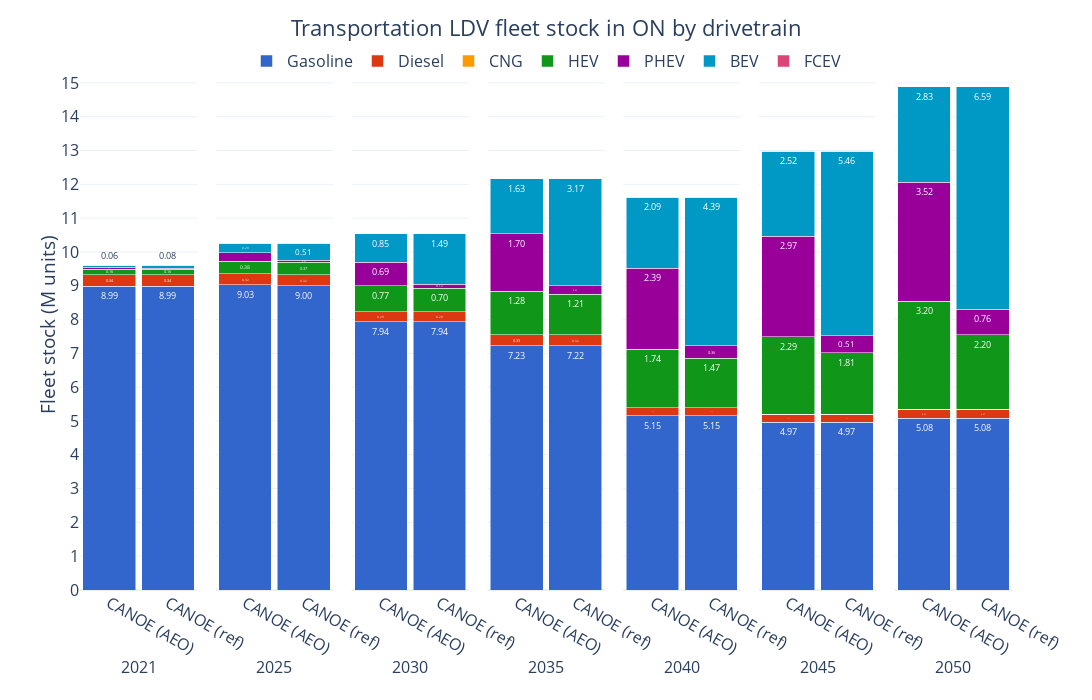

The cell this chart's notebook holds for it:
### Code cell
ref_fig = ref_trncap[ref_trncap['Vehicle Class'].isin(['LDV'])][['Period', 'Vehicle Class', 'Capacity (M units)', 'Carrier']].groupby(['Period', 'Vehicle Class', 'Carrier'], as_index=False).sum()
vanilla_fig = vanilla_trncap[vanilla_trncap['Vehicle Class'].isin(['LDV'])][['Period', 'Vehicle Class', 'Capacity (M units)', 'Carrier']].groupby(['Period', 'Vehicle Class', 'Carrier'], as_index=False).sum()

ref_fig['Carrier'] = pd.Categorical(ref_fig['Carrier'], categories=drivetrain_order, ordered=True)
ref_fig = ref_fig.sort_values(['Carrier', 'Period'])
vanilla_fig['Carrier'] = pd.Categorical(vanilla_fig['Carrier'], categories=drivetrain_order, ordered=True)
vanilla_fig = vanilla_fig.sort_values(['Carrier', 'Period'])

ref_fig['Source'] = 'CANOE (ref)'
vanilla_fig['Source'] = 'CANOE (AEO)'

fig_df = pd.concat([vanilla_fig[['Period', 'Vehicle Class', 'Capacity (M units)', 'Carrier', 'Source']], ref_fig[['Period', 'Vehicle Class', 'Capacity (M units)', 'Carrier', 'Source']]])

fig = px.bar(fig_df, 
             x='Source', 
             y='Capacity (M units)', 
             color='Carrier', 
             barmode='stack', 
             facet_col='Period',
             facet_col_spacing=2E-2,
             template='plotly_white',
             color_discrete_sequence=px.colors.qualitative.G10[:7] + px.colors.qualitative.G10[8:],
             text_auto='.2f',
            #  text='Demand (PJ)_sum'
             width=1100, height=700,
             )

fig.update_layout(title=dict(
        text='Transportation LDV fleet stock in ON by drivetrain',
        x=0.5, 
        y=0.97,
        xanchor='center',
        yanchor='top'
    ),
    xaxis=dict(title='Period'),
    yaxis=dict(title='Fleet stock (M units)',
               dtick=1),
    yaxis_title_standoff=0,
    legend_title_text='',
    bargap=0.1,
    legend=dict(
        orientation='h',  
        yanchor='top',
        y=1.03,  
        xanchor='center',
        x=0.5),
    font=dict(
        # family="Open Sans",
        size=16)
    )

for annotation in fig.layout.annotations:
    annotation.text = annotation.text.split('=')[1]
    annotation.y = -0.12  
    annotation.yanchor = 'top' 

for axis in fig.layout:
    if axis.startswith('yaxis'):
        fig.layout[axis].dtick = 1

for axis in fig.layout:
    if axis.startswith('xaxis'):
        fig.layout[axis].title.text = ''

fig.for_each_trace(lambda trace: trace.update(textfont=dict(size=9)))

fig.show()

### Figure 1 — Plotly figure (JSON) as saved in the notebook; plotly's stock layout.template omitted (floating-point values rounded to 4 significant figures)
{"data": [{"hovertemplate": "Carrier=Gasoline<br>Period=2021<br>Source=%{x}<br>Capacity (M units)=%{y}<extra></extra>", "legendgroup": "Gasoline", "marker": {"color": "#3366CC", "pattern": {"shape": ""}}, "name": "Gasoline", "orientation": "v", "showlegend": true, "textfont": {"size": 9}, "textposition": "auto", "texttemplate": "%{y:.2f}", "type": "bar", "x": ["CANOE (AEO)", "CANOE (ref)"], "xaxis": "x", "y": [8.991, 8.991], "yaxis": "y"}, {"hovertemplate": "Carrier=Gasoline<br>Period=2025<br>Source=%{x}<br>Capacity (M units)=%{y}<extra></extra>", "legendgroup": "Gasoline", "marker": {"color": "#3366CC", "pattern": {"shape": ""}}, "name": "Gasoline", "orientation": "v", "showlegend": false, "textfont": {"size": 9}, "textposition": "auto", "texttemplate": "%{y:.2f}", "type": "bar", "x": ["CANOE (AEO)", "CANOE (ref)"], "xaxis": "x2", "y": [9.029, 8.999], "yaxis": "y2"}, {"hovertemplate": "Carrier=Gasoline<br>Period=2030<br>Source=%{x}<br>Capacity (M units)=%{y}<extra></extra>", "legendgroup": "Gasoline", "marker": {"color": "#3366CC", "pattern": {"shape": ""}}, "name": "Gasoline", "orientation": "v", "showlegend": false, "textfont": {"size": 9}, "textposition": "auto", "texttemplate": "%{y:.2f}", "type": "bar", "x": ["CANOE (AEO)", "CANOE (ref)"], "xaxis": "x3", "y": [7.939, 7.939], "yaxis": "y3"}, {"hovertemplate": "Carrier=Gasoline<br>Period=2035<br>Source=%{x}<br>Capacity (M units)=%{y}<extra></extra>", "legendgroup": "Gasoline", "marker": {"color": "#3366CC", "pattern": {"shape": ""}}, "name": "Gasoline", "orientation": "v", "showlegend": false, "textfont": {"size": 9}, "textposition": "auto", "texttemplate": "%{y:.2f}", "type": "bar", "x": ["CANOE (AEO)", "CANOE (ref)"], "xaxis": "x4", "y": [7.226, 7.22], "yaxis": "y4"}, {"hovertemplate": "Carrier=Gasoline<br>Period=2040<br>Source=%{x}<br>Capacity (M units)=%{y}<extra></extra>", "legendgroup": "Gasoline", "marker": {"color": "#3366CC", "pattern": {"shape": ""}}, "name": "Gasoline", "orientation": "v", "showlegend": false, "textfont": {"size": 9}, "textposition": "auto", "texttemplate": "%{y:.2f}", "type": "bar", "x": ["CANOE (AEO)", "CANOE (ref)"], "xaxis": "x5", "y": [5.148, 5.152], "yaxis": "y5"}, {"hovertemplate": "Carrier=Gasoline<br>Period=2045<br>Source=%{x}<br>Capacity (M units)=%{y}<extra></extra>", "legendgroup": "Gasoline", "marker": {"color": "#3366CC", "pattern": {"shape": ""}}, "name": "Gasoline", "orientation": "v", "showlegend": false, "textfont": {"size": 9}, "textposition": "auto", "texttemplate": "%{y:.2f}", "type": "bar", "x": ["CANOE (AEO)", "CANOE (ref)"], "xaxis": "x6", "y": [4.967, 4.967], "yaxis": "y6"}, {"hovertemplate": "Carrier=Gasoline<br>Period=2050<br>Source=%{x}<br>Capacity (M units)=%{y}<extra></extra>", "legendgroup": "Gasoline", "marker": {"color": "#3366CC", "pattern": {"shape": ""}}, "name": "Gasoline", "orientation": "v", "showlegend": false, "textfont": {"size": 9}, "textposition": "auto", "texttemplate": "%{y:.2f}", "type": "bar", "x": ["CANOE (AEO)", "CANOE (ref)"], "xaxis": "x7", "y": [5.079, 5.076], "yaxis": "y7"}, {"hovertemplate": "Carrier=Diesel<br>Period=2021<br>Source=%{x}<br>Capacity (M units)=%{y}<extra></extra>", "legendgroup": "Diesel", "marker": {"color": "#DC3912", "pattern": {"shape": ""}}, "name": "Diesel", "orientation": "v", "showlegend": true, "textfont": {"size": 9}, "textposition": "auto", "texttemplate": "%{y:.2f}", "type": "bar", "x": ["CANOE (AEO)", "CANOE (ref)"], "xaxis": "x", "y": [0.3369, 0.3369], "yaxis": "y"}, {"hovertemplate": "Carrier=Diesel<br>Period=2025<br>Source=%{x}<br>Capacity (M units)=%{y}<extra></extra>", "legendgroup": "Diesel", "marker": {"color": "#DC3912", "pattern": {"shape": ""}}, "name": "Diesel", "orientation": "v", "showlegend": false, "textfont": {"size": 9}, "textposition": "auto", "texttemplate": "%{y:.2f}", "type": "bar", "x": ["CANOE (AEO)", "CANOE (ref)"], "xaxis": "x2", "y": [0.3241, 0.3201], "yaxis": "y2"}, {"hovertemplate": "Carrier=Diesel<br>Period=2030<br>Source=%{x}<br>Capacity (M units)=%{y}<extra></extra>", "legendgroup": "Diesel", "marker": {"color": "#DC3912", "pattern": {"shape": ""}}, "name": "Diesel", "orientation": "v", "showlegend": false, "textfont": {"size": 9}, "textposition": "auto", "texttemplate": "%{y:.2f}", "type": "bar", "x": ["CANOE (AEO)", "CANOE (ref)"], "xaxis": "x3", "y": [0.2935, 0.2898], "yaxis": "y3"}, {"hovertemplate": "Carrier=Diesel<br>Period=2035<br>Source=%{x}<br>Capacity (M units)=%{y}<extra></extra>", "legendgroup": "Diesel", "marker": {"color": "#DC3912", "pattern": {"shape": ""}}, "name": "Diesel", "orientation": "v", "showlegend": false, "textfont": {"size": 9}, "textposition": "auto", "texttemplate": "%{y:.2f}", "type": "bar", "x": ["CANOE (AEO)", "CANOE (ref)"], "xaxis": "x4", "y": [0.3274, 0.3236], "yaxis": "y4"}, {"hovertemplate": "Carrier=Diesel<br>Period=2040<br>Source=%{x}<br>Capacity (M units)=%{y}<extra></extra>", "legendgroup": "Diesel", "marker": {"color": "#DC3912", "pattern": {"shape": ""}}, "name": "Diesel", "orientation": "v", "showlegend": false, "textfont": {"size": 9}, "textposition": "auto", "texttemplate": "%{y:.2f}", "type": "bar", "x": ["CANOE (AEO)", "CANOE (ref)"], "xaxis": "x5", "y": [0.2376, 0.2372], "yaxis": "y5"}, {"hovertemplate": "Carrier=Diesel<br>Period=2045<br>Source=%{x}<br>Capacity (M units)=%{y}<extra></extra>", "legendgroup": "Diesel", "marker": {"color": "#DC3912", "pattern": {"shape": ""}}, "name": "Diesel", "orientation": "v", "showlegend": false, "textfont": {"size": 9}, "textposition": "auto", "texttemplate": "%{y:.2f}", "type": "bar", "x": ["CANOE (AEO)", "CANOE (ref)"], "xaxis": "x6", "y": [0.2386, 0.2388], "yaxis": "y6"}, {"hovertemplate": "Carrier=Diesel<br>Period=2050<br>Source=%{x}<br>Capacity (M units)=%{y}<extra></extra>", "legendgroup": "Diesel", "marker": {"color": "#DC3912", "pattern": {"shape": ""}}, "name": "Diesel", "orientation": "v", "showlegend": false, "textfont": {"size": 9}, "textposition": "auto", "texttemplate": "%{y:.2f}", "type": "bar", "x": ["CANOE (AEO)", "CANOE (ref)"], "xaxis": "x7", "y": [0.2666, 0.2666], "yaxis": "y7"}, {"hovertemplate": "Carrier=CNG<br>Period=2021<br>Source=%{x}<br>Capacity (M units)=%{y}<extra></extra>", "legendgroup": "CNG", "marker": {"color": "#FF9900", "pattern": {"shape": ""}}, "name": "CNG", "orientation": "v", "showlegend": true, "textfont": {"size": 9}, "textposition": "auto", "texttemplate": "%{y:.2f}", "type": "bar", "x": ["CANOE (AEO)", "CANOE (ref)"], "xaxis": "x", "y": [0.0, 0.0], "yaxis": "y"}, {"hovertemplate": "Carrier=CNG<br>Period=2025<br>Source=%{x}<br>Capacity (M units)=%{y}<extra></extra>", "legendgroup": "CNG", "marker": {"color": "#FF9900", "pattern": {"shape": ""}}, "name": "CNG", "orientation": "v", "showlegend": false, "textfont": {"size": 9}, "textposition": "auto", "texttemplate": "%{y:.2f}", "type": "bar", "x": ["CANOE (AEO)", "CANOE (ref)"], "xaxis": "x2", "y": [1.969e-06, 7.767e-06], "yaxis": "y2"}, {"hovertemplate": "Carrier=CNG<br>Period=2030<br>Source=%{x}<br>Capacity (M units)=%{y}<extra></extra>", "legendgroup": "CNG", "marker": {"color": "#FF9900", "pattern": {"shape": ""}}, "name": "CNG", "orientation": "v", "showlegend": false, "textfont": {"size": 9}, "textposition": "auto", "texttemplate": "%{y:.2f}", "type": "bar", "x": ["CANOE (AEO)", "CANOE (ref)"], "xaxis": "x3", "y": [3.711e-06, 1.658e-05], "yaxis": "y3"}, {"hovertemplate": "Carrier=CNG<br>Period=2035<br>Source=%{x}<br>Capacity (M units)=%{y}<extra></extra>", "legendgroup": "CNG", "marker": {"color": "#FF9900", "pattern": {"shape": ""}}, "name": "CNG", "orientation": "v", "showlegend": false, "textfont": {"size": 9}, "textposition": "auto", "texttemplate": "%{y:.2f}", "type": "bar", "x": ["CANOE (AEO)", "CANOE (ref)"], "xaxis": "x4", "y": [5.714e-06, 2.605e-05], "yaxis": "y4"}, {"hovertemplate": "Carrier=CNG<br>Period=2040<br>Source=%{x}<br>Capacity (M units)=%{y}<extra></extra>", "legendgroup": "CNG", "marker": {"color": "#FF9900", "pattern": {"shape": ""}}, "name": "CNG", "orientation": "v", "showlegend": false, "textfont": {"size": 9}, "textposition": "auto", "texttemplate": "%{y:.2f}", "type": "bar", "x": ["CANOE (AEO)", "CANOE (ref)"], "xaxis": "x5", "y": [6.466e-06, 3.183e-05], "yaxis": "y5"}, {"hovertemplate": "Carrier=CNG<br>Period=2045<br>Source=%{x}<br>Capacity (M units)=%{y}<extra></extra>", "legendgroup": "CNG", "marker": {"color": "#FF9900", "pattern": {"shape": ""}}, "name": "CNG", "orientation": "v", "showlegend": false, "textfont": {"size": 9}, "textposition": "auto", "texttemplate": "%{y:.2f}", "type": "bar", "x": ["CANOE (AEO)", "CANOE (ref)"], "xaxis": "x6", "y": [6.85e-06, 3.222e-05], "yaxis": "y6"}, {"hovertemplate": "Carrier=CNG<br>Period=2050<br>Source=%{x}<br>Capacity (M units)=%{y}<extra></extra>", "legendgroup": "CNG", "marker": {"color": "#FF9900", "pattern": {"shape": ""}}, "name": "CNG", "orientation": "v", "showlegend": false, "textfont": {"size": 9}, "textposition": "auto", "texttemplate": "%{y:.2f}", "type": "bar", "x": ["CANOE (AEO)", "CANOE (ref)"], "xaxis": "x7", "y": [6.827e-06, 3.058e-05], "yaxis": "y7"}, {"hovertemplate": "Carrier=HEV<br>Period=2021<br>Source=%{x}<br>Capacity (M units)=%{y}<extra></extra>", "legendgroup": "HEV", "marker": {"color": "#109618", "pattern": {"shape": ""}}, "name": "HEV", "orientation": "v", "showlegend": true, "textfont": {"size": 9}, "textposition": "auto", "texttemplate": "%{y:.2f}", "type": "bar", "x": ["CANOE (AEO)", "CANOE (ref)"], "xaxis": "x", "y": [0.1623, 0.16], "yaxis": "y"}, {"hovertemplate": "Carrier=HEV<br>Period=2025<br>Source=%{x}<br>Capacity (M units)=%{y}<extra></extra>", "legendgroup": "HEV", "marker": {"color": "#109618", "pattern": {"shape": ""}}, "name": "HEV", "orientation": "v", "showlegend": false, "textfont": {"size": 9}, "textposition": "auto", "texttemplate": "%{y:.2f}", "type": "bar", "x": ["CANOE (AEO)", "CANOE (ref)"], "xaxis": "x2", "y": [0.3763, 0.3687], "yaxis": "y2"}, {"hovertemplate": "Carrier=HEV<br>Period=2030<br>Source=%{x}<br>Capacity (M units)=%{y}<extra></extra>", "legendgroup": "HEV", "marker": {"color": "#109618", "pattern": {"shape": ""}}, "name": "HEV", "orientation": "v", "showlegend": false, "textfont": {"size": 9}, "textposition": "auto", "texttemplate": "%{y:.2f}", "type": "bar", "x": ["CANOE (AEO)", "CANOE (ref)"], "xaxis": "x3", "y": [0.7715, 0.6996], "yaxis": "y3"}, {"hovertemplate": "Carrier=HEV<br>Period=2035<br>Source=%{x}<br>Capacity (M units)=%{y}<extra></extra>", "legendgroup": "HEV", "marker": {"color": "#109618", "pattern": {"shape": ""}}, "name": "HEV", "orientation": "v", "showlegend": false, "textfont": {"size": 9}, "textposition": "auto", "texttemplate": "%{y:.2f}", "type": "bar", "x": ["CANOE (AEO)", "CANOE (ref)"], "xaxis": "x4", "y": [1.283, 1.209], "yaxis": "y4"}, {"hovertemplate": "Carrier=HEV<br>Period=2040<br>Source=%{x}<br>Capacity (M units)=%{y}<extra></extra>", "legendgroup": "HEV", "marker": {"color": "#109618", "pattern": {"shape": ""}}, "name": "HEV", "orientation": "v", "showlegend": false, "textfont": {"size": 9}, "textposition": "auto", "texttemplate": "%{y:.2f}", "type": "bar", "x": ["CANOE (AEO)", "CANOE (ref)"], "xaxis": "x5", "y": [1.741, 1.47], "yaxis": "y5"}, {"hovertemplate": "Carrier=HEV<br>Period=2045<br>Source=%{x}<br>Capacity (M units)=%{y}<extra></extra>", "legendgroup": "HEV", "marker": {"color": "#109618", "pattern": {"shape": ""}}, "name": "HEV", "orientation": "v", "showlegend": false, "textfont": {"size": 9}, "textposition": "auto", "texttemplate": "%{y:.2f}", "type": "bar", "x": ["CANOE (AEO)", "CANOE (ref)"], "xaxis": "x6", "y": [2.29, 1.812], "yaxis": "y6"}, {"hovertemplate": "Carrier=HEV<br>Period=2050<br>Source=%{x}<br>Capacity (M units)=%{y}<extra></extra>", "legendgroup": "HEV", "marker": {"color": "#109618", "pattern": {"shape": ""}}, "name": "HEV", "orientation": "v", "showlegend": false, "textfont": {"size": 9}, "textposition": "auto", "texttemplate": "%{y:.2f}", "type": "bar", "x": ["CANOE (AEO)", "CANOE (ref)"], "xaxis": "x7", "y": [3.201, 2.201], "yaxis": "y7"}, {"hovertemplate": "Carrier=PHEV<br>Period=2021<br>Source=%{x}<br>Capacity (M units)=%{y}<extra></extra>", "legendgroup": "PHEV", "marker": {"color": "#990099", "pattern": {"shape": ""}}, "name": "PHEV", "orientation": "v", "showlegend": true, "textfont": {"size": 9}, "textposition": "auto", "texttemplate": "%{y:.2f}", "type": "bar", "x": ["CANOE (AEO)", "CANOE (ref)"], "xaxis": "x", "y": [0.0562, 0.03519], "yaxis": "y"}, {"hovertemplate": "Carrier=PHEV<br>Period=2025<br>Source=%{x}<br>Capacity (M units)=%{y}<extra></extra>", "legendgroup": "PHEV", "marker": {"color": "#990099", "pattern": {"shape": ""}}, "name": "PHEV", "orientation": "v", "showlegend": false, "textfont": {"size": 9}, "textposition": "auto", "texttemplate": "%{y:.2f}", "type": "bar", "x": ["CANOE (AEO)", "CANOE (ref)"], "xaxis": "x2", "y": [0.2412, 0.06537], "yaxis": "y2"}, {"hovertemplate": "Carrier=PHEV<br>Period=2030<br>Source=%{x}<br>Capacity (M units)=%{y}<extra></extra>", "legendgroup": "PHEV", "marker": {"color": "#990099", "pattern": {"shape": ""}}, "name": "PHEV", "orientation": "v", "showlegend": false, "textfont": {"size": 9}, "textposition": "auto", "texttemplate": "%{y:.2f}", "type": "bar", "x": ["CANOE (AEO)", "CANOE (ref)"], "xaxis": "x3", "y": [0.6879, 0.1222], "yaxis": "y3"}, {"hovertemplate": "Carrier=PHEV<br>Period=2035<br>Source=%{x}<br>Capacity (M units)=%{y}<extra></extra>", "legendgroup": "PHEV", "marker": {"color": "#990099", "pattern": {"shape": ""}}, "name": "PHEV", "orientation": "v", "showlegend": false, "textfont": {"size": 9}, "textposition": "auto", "texttemplate": "%{y:.2f}", "type": "bar", "x": ["CANOE (AEO)", "CANOE (ref)"], "xaxis": "x4", "y": [1.702, 0.2476], "yaxis": "y4"}, {"hovertemplate": "Carrier=PHEV<br>Period=2040<br>Source=%{x}<br>Capacity (M units)=%{y}<extra></extra>", "legendgroup": "PHEV", "marker": {"color": "#990099", "pattern": {"shape": ""}}, "name": "PHEV", "orientation": "v", "showlegend": false, "textfont": {"size": 9}, "textposition": "auto", "texttemplate": "%{y:.2f}", "type": "bar", "x": ["CANOE (AEO)", "CANOE (ref)"], "xaxis": "x5", "y": [2.395, 0.3608], "yaxis": "y5"}, {"hovertemplate": "Carrier=PHEV<br>Period=2045<br>Source=%{x}<br>Capacity (M units)=%{y}<extra></extra>", "legendgroup": "PHEV", "marker": {"color": "#990099", "pattern": {"shape": ""}}, "name": "PHEV", "orientation": "v", "showlegend": false, "textfont": {"size": 9}, "textposition": "auto", "texttemplate": "%{y:.2f}", "type": "bar", "x": ["CANOE (AEO)", "CANOE (ref)"], "xaxis": "x6", "y": [2.967, 0.5053], "yaxis": "y6"}, {"hovertemplate": "Carrier=PHEV<br>Period=2050<br>Source=%{x}<br>Capacity (M units)=%{y}<extra></extra>", "legendgroup": "PHEV", "marker": {"color": "#990099", "pattern": {"shape": ""}}, "name": "PHEV", "orientation": "v", "showlegend": false, "textfont": {"size": 9}, "textposition": "auto", "texttemplate": "%{y:.2f}", "type": "bar", "x": ["CANOE (AEO)", "CANOE (ref)"], "xaxis": "x7", "y": [3.518, 0.7563], "yaxis": "y7"}, {"hovertemplate": "Carrier=BEV<br>Period=2021<br>Source=%{x}<br>Capacity (M units)=%{y}<extra></extra>", "legendgroup": "BEV", "marker": {"color": "#0099C6", "pattern": {"shape": ""}}, "name": "BEV", "orientation": "v", "showlegend": true, "textfont": {"size": 9}, "textposition": "auto", "texttemplate": "%{y:.2f}", "type": "bar", "x": ["CANOE (AEO)", "CANOE (ref)"], "xaxis": "x", "y": [0.05776, 0.0811], "yaxis": "y"}, {"hovertemplate": "Carrier=BEV<br>Period=2025<br>Source=%{x}<br>Capacity (M units)=%{y}<extra></extra>", "legendgroup": "BEV", "marker": {"color": "#0099C6", "pattern": {"shape": ""}}, "name": "BEV", "orientation": "v", "showlegend": false, "textfont": {"size": 9}, "textposition": "auto", "texttemplate": "%{y:.2f}", "type": "bar", "x": ["CANOE (AEO)", "CANOE (ref)"], "xaxis": "x2", "y": [0.289, 0.5062], "yaxis": "y2"}, {"hovertemplate": "Carrier=BEV<br>Period=2030<br>Source=%{x}<br>Capacity (M units)=%{y}<extra></extra>", "legendgroup": "BEV", "marker": {"color": "#0099C6", "pattern": {"shape": ""}}, "name": "BEV", "orientation": "v", "showlegend": false, "textfont": {"size": 9}, "textposition": "auto", "texttemplate": "%{y:.2f}", "type": "bar", "x": ["CANOE (AEO)", "CANOE (ref)"], "xaxis": "x3", "y": [0.8503, 1.492], "yaxis": "y3"}, {"hovertemplate": "Carrier=BEV<br>Period=2035<br>Source=%{x}<br>Capacity (M units)=%{y}<extra></extra>", "legendgroup": "BEV", "marker": {"color": "#0099C6", "pattern": {"shape": ""}}, "name": "BEV", "orientation": "v", "showlegend": false, "textfont": {"size": 9}, "textposition": "auto", "texttemplate": "%{y:.2f}", "type": "bar", "x": ["CANOE (AEO)", "CANOE (ref)"], "xaxis": "x4", "y": [1.634, 3.171], "yaxis": "y4"}, {"hovertemplate": "Carrier=BEV<br>Period=2040<br>Source=%{x}<br>Capacity (M units)=%{y}<extra></extra>", "legendgroup": "BEV", "marker": {"color": "#0099C6", "pattern": {"shape": ""}}, "name": "BEV", "orientation": "v", "showlegend": false, "textfont": {"size": 9}, "textposition": "auto", "texttemplate": "%{y:.2f}", "type": "bar", "x": ["CANOE (AEO)", "CANOE (ref)"], "xaxis": "x5", "y": [2.093, 4.394], "yaxis": "y5"}, {"hovertemplate": "Carrier=BEV<br>Period=2045<br>Source=%{x}<br>Capacity (M units)=%{y}<extra></extra>", "legendgroup": "BEV", "marker": {"color": "#0099C6", "pattern": {"shape": ""}}, "name": "BEV", "orientation": "v", "showlegend": false, "textfont": {"size": 9}, "textposition": "auto", "texttemplate": "%{y:.2f}", "type": "bar", "x": ["CANOE (AEO)", "CANOE (ref)"], "xaxis": "x6", "y": [2.517, 5.457], "yaxis": "y6"}, {"hovertemplate": "Carrier=BEV<br>Period=2050<br>Source=%{x}<br>Capacity (M units)=%{y}<extra></extra>", "legendgroup": "BEV", "marker": {"color": "#0099C6", "pattern": {"shape": ""}}, "name": "BEV", "orientation": "v", "showlegend": false, "textfont": {"size": 9}, "textposition": "auto", "texttemplate": "%{y:.2f}", "type": "bar", "x": ["CANOE (AEO)", "CANOE (ref)"], "xaxis": "x7", "y": [2.829, 6.594], "yaxis": "y7"}, {"hovertemplate": "Carrier=FCEV<br>Period=2021<br>Source=%{x}<br>Capacity (M units)=%{y}<extra></extra>", "legendgroup": "FCEV", "marker": {"color": "#DD4477", "pattern": {"shape": ""}}, "name": "FCEV", "orientation": "v", "showlegend": true, "textfont": {"size": 9}, "textposition": "auto", "texttemplate": "%{y:.2f}", "type": "bar", "x": ["CANOE (AEO)", "CANOE (ref)"], "xaxis": "x", "y": [0.0, 0.0], "yaxis": "y"}, {"hovertemplate": "Carrier=FCEV<br>Period=2025<br>Source=%{x}<br>Capacity (M units)=%{y}<extra></extra>", "legendgroup": "FCEV", "marker": {"color": "#DD4477", "pattern": {"shape": ""}}, "name": "FCEV", "orientation": "v", "showlegend": false, "textfont": {"size": 9}, "textposition": "auto", "texttemplate": "%{y:.2f}", "type": "bar", "x": ["CANOE (AEO)", "CANOE (ref)"], "xaxis": "x2", "y": [6.928e-07, 6.901e-06], "yaxis": "y2"}, {"hovertemplate": "Carrier=FCEV<br>Period=2030<br>Source=%{x}<br>Capacity (M units)=%{y}<extra></extra>", "legendgroup": "FCEV", "marker": {"color": "#DD4477", "pattern": {"shape": ""}}, "name": "FCEV", "orientation": "v", "showlegend": false, "textfont": {"size": 9}, "textposition": "auto", "texttemplate": "%{y:.2f}", "type": "bar", "x": ["CANOE (AEO)", "CANOE (ref)"], "xaxis": "x3", "y": [1.524e-06, 1.72e-05], "yaxis": "y3"}, {"hovertemplate": "Carrier=FCEV<br>Period=2035<br>Source=%{x}<br>Capacity (M units)=%{y}<extra></extra>", "legendgroup": "FCEV", "marker": {"color": "#DD4477", "pattern": {"shape": ""}}, "name": "FCEV", "orientation": "v", "showlegend": false, "textfont": {"size": 9}, "textposition": "auto", "texttemplate": "%{y:.2f}", "type": "bar", "x": ["CANOE (AEO)", "CANOE (ref)"], "xaxis": "x4", "y": [2.611e-06, 2.826e-05], "yaxis": "y4"}, {"hovertemplate": "Carrier=FCEV<br>Period=2040<br>Source=%{x}<br>Capacity (M units)=%{y}<extra></extra>", "legendgroup": "FCEV", "marker": {"color": "#DD4477", "pattern": {"shape": ""}}, "name": "FCEV", "orientation": "v", "showlegend": false, "textfont": {"size": 9}, "textposition": "auto", "texttemplate": "%{y:.2f}", "type": "bar", "x": ["CANOE (AEO)", "CANOE (ref)"], "xaxis": "x5", "y": [3.656e-06, 3.395e-05], "yaxis": "y5"}, {"hovertemplate": "Carrier=FCEV<br>Period=2045<br>Source=%{x}<br>Capacity (M units)=%{y}<extra></extra>", "legendgroup": "FCEV", "marker": {"color": "#DD4477", "pattern": {"shape": ""}}, "name": "FCEV", "orientation": "v", "showlegend": false, "textfont": {"size": 9}, "textposition": "auto", "texttemplate": "%{y:.2f}", "type": "bar", "x": ["CANOE (AEO)", "CANOE (ref)"], "xaxis": "x6", "y": [4.116e-06, 3.375e-05], "yaxis": "y6"}, {"hovertemplate": "Carrier=FCEV<br>Period=2050<br>Source=%{x}<br>Capacity (M units)=%{y}<extra></extra>", "legendgroup": "FCEV", "marker": {"color": "#DD4477", "pattern": {"shape": ""}}, "name": "FCEV", "orientation": "v", "showlegend": false, "textfont": {"size": 9}, "textposition": "auto", "texttemplate": "%{y:.2f}", "type": "bar", "x": ["CANOE (AEO)", "CANOE (ref)"], "xaxis": "x7", "y": [4.591e-06, 3.501e-05], "yaxis": "y7"}], "layout": {"annotations": [{"font": {}, "showarrow": false, "text": "2021", "x": 0.06286, "xanchor": "center", "xref": "paper", "y": -0.12, "yanchor": "top", "yref": "paper"}, {"font": {}, "showarrow": false, "text": "2025", "x": 0.2086, "xanchor": "center", "xref": "paper", "y": -0.12, "yanchor": "top", "yref": "paper"}, {"font": {}, "showarrow": false, "text": "2030", "x": 0.3543, "xanchor": "center", "xref": "paper", "y": -0.12, "yanchor": "top", "yref": "paper"}, {"font": {}, "showarrow": false, "text": "2035", "x": 0.5, "xanchor": "center", "xref": "paper", "y": -0.12, "yanchor": "top", "yref": "paper"}, {"font": {}, "showarrow": false, "text": "2040", "x": 0.6457, "xanchor": "center", "xref": "paper", "y": -0.12, "yanchor": "top", "yref": "paper"}, {"font": {}, "showarrow": false, "text": "2045", "x": 0.7914, "xanchor": "center", "xref": "paper", "y": -0.12, "yanchor": "top", "yref": "paper"}, {"font": {}, "showarrow": false, "text": "2050", "x": 0.9371, "xanchor": "center", "xref": "paper", "y": -0.12, "yanchor": "top", "yref": "paper"}], "bargap": 0.1, "barmode": "stack", "font": {"size": 16}, "height": 700, "legend": {"orientation": "h", "title": {"text": ""}, "tracegroupgap": 0, "x": 0.5, "xanchor": "center", "y": 1.03, "yanchor": "top"}, "margin": {"t": 60}, "title": {"text": "Transportation LDV fleet stock in ON by drivetrain", "x": 0.5, "xanchor": "center", "y": 0.97, "yanchor": "top"}, "width": 1100, "xaxis": {"anchor": "y", "domain": [0, 0.1257], "title": {"text": ""}}, "xaxis2": {"anchor": "y2", "domain": [0.1457, 0.2714], "matches": "x", "title": {"text": ""}}, "xaxis3": {"anchor": "y3", "domain": [0.2914, 0.4171], "matches": "x", "title": {"text": ""}}, "xaxis4": {"anchor": "y4", "domain": [0.4371, 0.5629], "matches": "x", "title": {"text": ""}}, "xaxis5": {"anchor": "y5", "domain": [0.5829, 0.7086], "matches": "x", "title": {"text": ""}}, "xaxis6": {"anchor": "y6", "domain": [0.7286, 0.8543], "matches": "x", "title": {"text": ""}}, "xaxis7": {"anchor": "y7", "domain": [0.8743, 1.0], "matches": "x", "title": {"text": ""}}, "yaxis": {"anchor": "x", "domain": [0, 1], "dtick": 1, "title": {"standoff": 0, "text": "Fleet stock (M units)"}}, "yaxis2": {"anchor": "x2", "domain": [0, 1], "dtick": 1, "matches": "y", "showticklabels": false}, "yaxis3": {"anchor": "x3", "domain": [0, 1], "dtick": 1, "matches": "y", "showticklabels": false}, "yaxis4": {"anchor": "x4", "domain": [0, 1], "dtick": 1, "matches": "y", "showticklabels": false}, "yaxis5": {"anchor": "x5", "domain": [0, 1], "dtick": 1, "matches": "y", "showticklabels": false}, "yaxis6": {"anchor": "x6", "domain": [0, 1], "dtick": 1, "matches": "y", "showticklabels": false}, "yaxis7": {"anchor": "x7", "domain": [0, 1], "dtick": 1, "matches": "y", "showticklabels": false}}}
